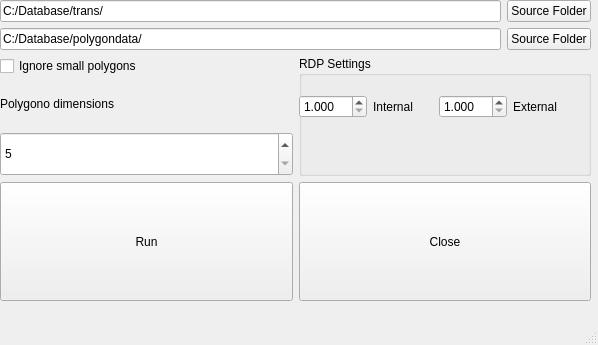
<?xml version="1.0" encoding="UTF-8"?>
<ui version="4.0">
 <class>BatchPolygonize</class>
 <widget class="QMainWindow" name="BatchPolygonize">
  <property name="geometry">
   <rect>
    <x>0</x>
    <y>0</y>
    <width>598</width>
    <height>345</height>
   </rect>
  </property>
  <property name="sizePolicy">
   <sizepolicy hsizetype="Fixed" vsizetype="Fixed">
    <horstretch>0</horstretch>
    <verstretch>0</verstretch>
   </sizepolicy>
  </property>
  <property name="windowTitle">
   <string>Triangulate images</string>
  </property>
  <widget class="QWidget" name="centralwidget">
   <widget class="QWidget" name="verticalLayoutWidget">
    <property name="geometry">
     <rect>
      <x>0</x>
      <y>0</y>
      <width>591</width>
      <height>301</height>
     </rect>
    </property>
    <layout class="QVBoxLayout" name="verticalLayout">
     <item>
      <layout class="QHBoxLayout" name="horizontalLayout">
       <item>
        <widget class="QLineEdit" name="DirectoryPathEntry">
         <property name="text">
          <string>C:/Database/trans/</string>
         </property>
         <property name="placeholderText">
          <string/>
         </property>
        </widget>
       </item>
       <item>
        <widget class="QPushButton" name="DirectorySelectButton">
         <property name="text">
          <string>Source Folder</string>
         </property>
        </widget>
       </item>
      </layout>
     </item>
     <item>
      <layout class="QHBoxLayout" name="horizontalLayout_2">
       <item>
        <widget class="QLineEdit" name="resultFilePathEntry">
         <property name="text">
          <string>C:/Database/polygondata/</string>
         </property>
        </widget>
       </item>
       <item>
        <widget class="QPushButton" name="sourceBtn">
         <property name="text">
          <string>Source Folder</string>
         </property>
        </widget>
       </item>
      </layout>
     </item>
     <item>
      <layout class="QHBoxLayout" name="horizontalLayout_3">
       <item>
        <layout class="QVBoxLayout" name="verticalLayout_3">
         <item>
          <widget class="QCheckBox" name="checkBoxIgnoreSmall">
           <property name="text">
            <string>Ignore small polygons</string>
           </property>
          </widget>
         </item>
         <item>
          <widget class="QLabel" name="label">
           <property name="text">
            <string>Polygono dimensions</string>
           </property>
          </widget>
         </item>
         <item>
          <widget class="QSpinBox" name="minimumPolygonSize">
           <property name="sizePolicy">
            <sizepolicy hsizetype="Preferred" vsizetype="Preferred">
             <horstretch>0</horstretch>
             <verstretch>0</verstretch>
            </sizepolicy>
           </property>
           <property name="minimum">
            <number>5</number>
           </property>
           <property name="maximum">
            <number>50</number>
           </property>
          </widget>
         </item>
        </layout>
       </item>
       <item>
        <layout class="QVBoxLayout" name="verticalLayout_2">
         <item>
          <widget class="QGroupBox" name="groupBox">
           <property name="title">
            <string>RDP Settings</string>
           </property>
           <widget class="QWidget" name="horizontalLayoutWidget_4">
            <property name="geometry">
             <rect>
              <x>0</x>
              <y>20</y>
              <width>141</width>
              <height>61</height>
             </rect>
            </property>
            <layout class="QHBoxLayout" name="horizontalLayout_4">
             <item>
              <widget class="QDoubleSpinBox" name="rdpInternal">
               <property name="decimals">
                <number>3</number>
               </property>
               <property name="minimum">
                <double>1.000000000000000</double>
               </property>
               <property name="maximum">
                <double>20.000000000000000</double>
               </property>
              </widget>
             </item>
             <item>
              <widget class="QLabel" name="label_2">
               <property name="text">
                <string>Internal </string>
               </property>
              </widget>
             </item>
            </layout>
           </widget>
           <widget class="QWidget" name="horizontalLayoutWidget_5">
            <property name="geometry">
             <rect>
              <x>140</x>
              <y>20</y>
              <width>141</width>
              <height>61</height>
             </rect>
            </property>
            <layout class="QHBoxLayout" name="horizontalLayout_5">
             <item>
              <widget class="QDoubleSpinBox" name="rdpExternal">
               <property name="decimals">
                <number>3</number>
               </property>
               <property name="minimum">
                <double>1.000000000000000</double>
               </property>
               <property name="maximum">
                <double>20.000000000000000</double>
               </property>
              </widget>
             </item>
             <item>
              <widget class="QLabel" name="label_3">
               <property name="text">
                <string>External</string>
               </property>
              </widget>
             </item>
            </layout>
           </widget>
          </widget>
         </item>
        </layout>
       </item>
      </layout>
     </item>
     <item>
      <layout class="QHBoxLayout" name="horizontalLayout_7">
       <item>
        <widget class="QPushButton" name="runButton">
         <property name="sizePolicy">
          <sizepolicy hsizetype="Minimum" vsizetype="Minimum">
           <horstretch>0</horstretch>
           <verstretch>0</verstretch>
          </sizepolicy>
         </property>
         <property name="text">
          <string>Run</string>
         </property>
        </widget>
       </item>
       <item>
        <widget class="QPushButton" name="cancelButton">
         <property name="sizePolicy">
          <sizepolicy hsizetype="Minimum" vsizetype="Minimum">
           <horstretch>0</horstretch>
           <verstretch>0</verstretch>
          </sizepolicy>
         </property>
         <property name="text">
          <string>Close</string>
         </property>
        </widget>
       </item>
      </layout>
     </item>
    </layout>
   </widget>
  </widget>
  <widget class="QMenuBar" name="menubar">
   <property name="geometry">
    <rect>
     <x>0</x>
     <y>0</y>
     <width>598</width>
     <height>20</height>
    </rect>
   </property>
  </widget>
  <widget class="QStatusBar" name="statusbar"/>
 </widget>
 <resources/>
 <connections/>
</ui>
